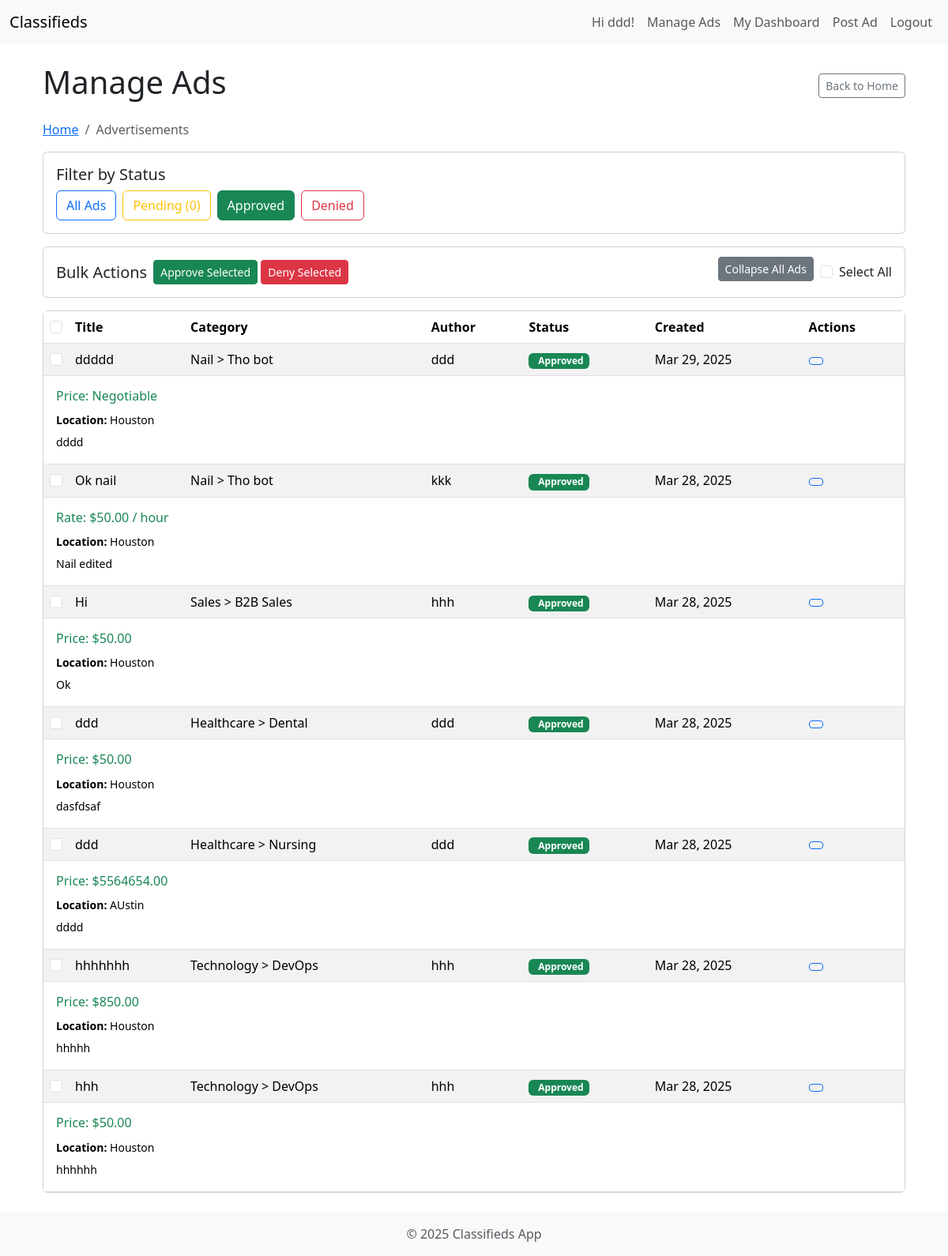
The app's page /manage/ads/?status=approved (signed in), older data.
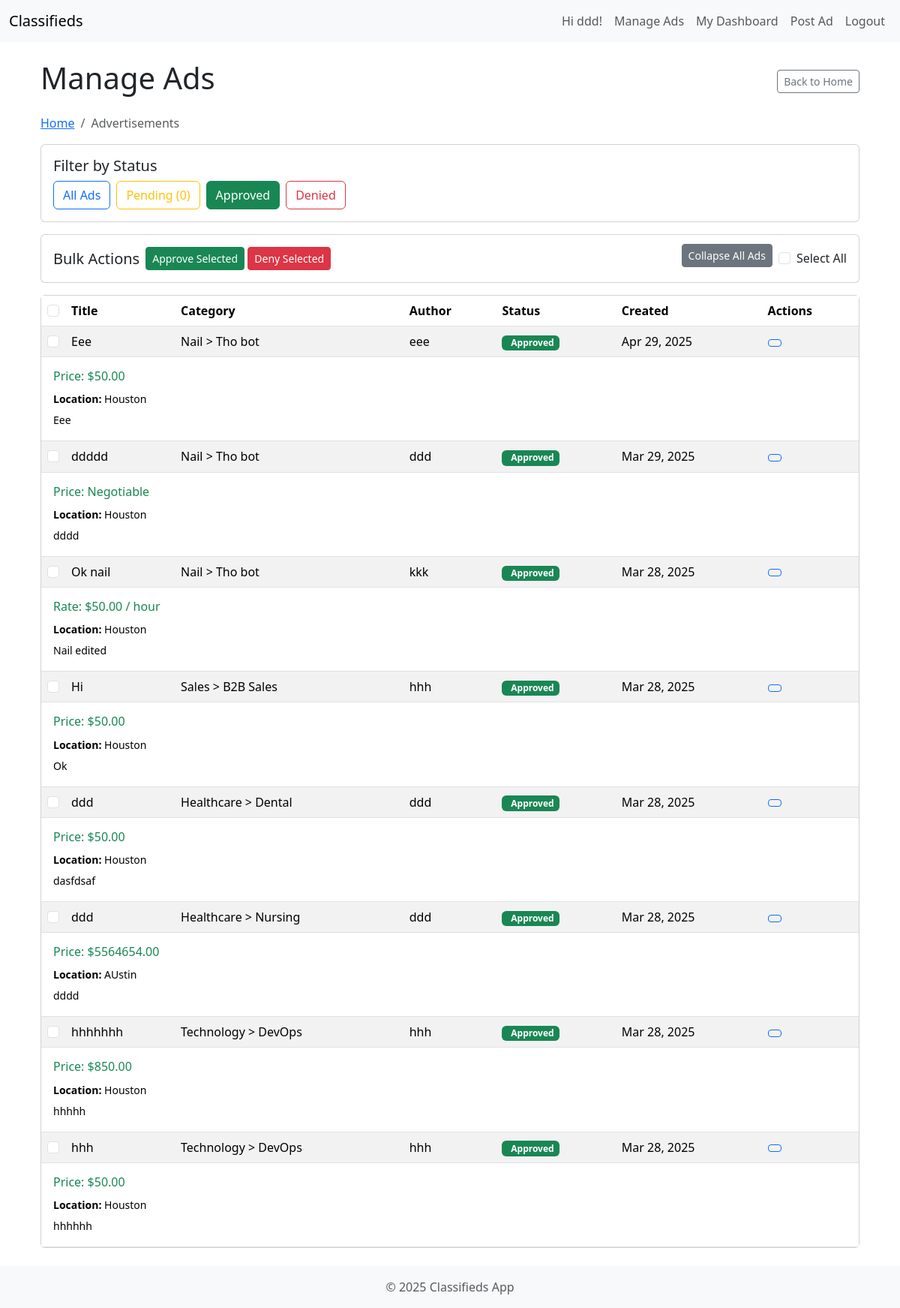
The same page, newer data.
### listings/models.py (models this page shows, shortened)
class Ad(models.Model):
    STATUS_PENDING = 'pending'
    STATUS_APPROVED = 'approved'
    STATUS_DENIED = 'denied'
    STATUS_CHOICES = [
        (STATUS_PENDING, 'Pending Approval'),
        (STATUS_APPROVED, 'Approved'),
        (STATUS_DENIED, 'Denied'),
    ]
    PRICE_TYPE_FIXED = 'fixed'
    PRICE_TYPE_PER_HOUR = 'per_hour'
    PRICE_TYPE_NEGOTIABLE = 'negotiable'
    PRICE_TYPE_FREE = 'free' # Added Free as an option
    PRICE_TYPE_CHOICES = [
        (PRICE_TYPE_FIXED, 'Fixed Price'),
        (PRICE_TYPE_PER_HOUR, 'Per Hour'),
        (PRICE_TYPE_NEGOTIABLE, 'Negotiable'),
        (PRICE_TYPE_FREE, 'Free'),
    ]
    title = models.CharField(max_length=200)
    description = models.TextField()
    price_type = models.CharField(
        max_length=10,
        choices=PRICE_TYPE_CHOICES,
        default=PRICE_TYPE_FIXED
    )
    price = models.DecimalField(max_digits=10, decimal_places=2, blank=True, null=True) # Keep allowing null
    location = models.CharField(max_length=150, blank=True, null=True)
    category = models.ForeignKey(Category, on_delete=models.SET_NULL, null=True, related_name='ads')
    subcategory = models.ForeignKey(SubCategory, on_delete=models.SET_NULL, null=True, related_name='ads')
    author = models.ForeignKey(User, on_delete=models.CASCADE, related_name='ads')
    status = models.CharField(max_length=10, choices=STATUS_CHOICES, default=STATUS_PENDING)
    created_at = models.DateTimeField(auto_now_add=True)
    updated_at = models.DateTimeField(auto_now=True)
    class Meta:
        ordering = ['-created_at'] # Show newest ads first by default

class Category(models.Model):
    name = models.CharField(max_length=100, unique=True)
    slug = models.SlugField(max_length=110, unique=True, blank=True)
    description = models.TextField(blank=True, null=True)
    class Meta:
        verbose_name_plural = "Categories" # Correct pluralization in admin

class SubCategory(models.Model):
    category = models.ForeignKey(Category, on_delete=models.CASCADE, related_name='subcategories')
    name = models.CharField(max_length=100)
    slug = models.SlugField(max_length=110, unique=True, blank=True)
    description = models.TextField(blank=True, null=True)
    class Meta:
        verbose_name_plural = "Subcategories"
        unique_together = ('category', 'name') # Ensure unique subcategory names within a category

### listings/views.py (the view, shortened to what this page needs)
# urls.py: path('manage/ads/', AdminAdListView.as_view(), name='admin_ad_list'),
class AdminAdListView(LoginRequiredMixin, UserPassesTestMixin, ListView): # Changed mixins
    model = Ad
    template_name = 'listings/admin/ad_list.html'
    context_object_name = 'ads'
    paginate_by = 20  # Show 20 ads per page
    def test_func(self):
        return self.request.user.is_superuser or getattr(self.request.user, 'is_moderator', False)
    def get_queryset(self):
        queryset = Ad.objects.all().order_by('-created_at')
        status = self.request.GET.get('status')
        if status in [Ad.STATUS_APPROVED, Ad.STATUS_DENIED]:
            queryset = queryset.filter(status=status)
        else: # Default to pending if status is empty, 'pending', or invalid
            queryset = queryset.filter(status=Ad.STATUS_PENDING)
        return queryset
    def get_context_data(self, **kwargs):
        context = super().get_context_data(**kwargs)
        status = self.request.GET.get('status')
        if status in [Ad.STATUS_APPROVED, Ad.STATUS_DENIED]:
            context['status_filter'] = status
        else: # Default to pending if status is empty, 'pending', or invalid
            context['status_filter'] = Ad.STATUS_PENDING
        context['pending_count'] = Ad.objects.filter(status=Ad.STATUS_PENDING).count()
        context['STATUS_PENDING'] = Ad.STATUS_PENDING
        context['STATUS_APPROVED'] = Ad.STATUS_APPROVED
        context['STATUS_DENIED'] = Ad.STATUS_DENIED
        return context

### templates/listings/admin/ad_list.html (shortened to what this page needs)
{% extends "base.html" %}
{% block content %}
<div class="container-fluid mt-4">
    <div class="d-flex justify-content-between align-items-center mb-3 flex-wrap">
        <h1>Manage Ads</h1>
        <a href="{% if user.is_superuser %}{% url 'ads_management' %}{% else %}{% url 'home' %}{% endif %}" class="btn btn-outline-secondary btn-sm">{% if user.is_superuser %}Back to Management{% else %}Back to Home{% endif %}</a>
    </div>
    <nav aria-label="breadcrumb">
        <ol class="breadcrumb">
            <li class="breadcrumb-item"><a href="{% if user.is_superuser %}{% url 'ads_management' %}{% else %}{% url 'home' %}{% endif %}">{% if user.is_superuser %}Ads Management{% else %}Home{% endif %}</a></li>
            <li class="breadcrumb-item active" aria-current="page">Advertisements</li>
        </ol>
    </nav>
    <div class="card mb-3">
        <div class="card-body">
            <h5 class="card-title">Filter by Status</h5>
            <div class="d-flex flex-wrap gap-2">
                <a href="{% url 'admin_ad_list' %}" class="btn {% if not status_filter %}btn-primary{% else %}btn-outline-primary{% endif %}">
                    All Ads
                </a>
                <a href="{% url 'admin_ad_list' %}?status={{ STATUS_PENDING }}" class="btn {% if status_filter == STATUS_PENDING %}btn-warning{% else %}btn-outline-warning{% endif %}">
                    Pending ({{ pending_count }})
                </a>
                <a href="{% url 'admin_ad_list' %}?status={{ STATUS_APPROVED }}" class="btn {% if status_filter == STATUS_APPROVED %}btn-success{% else %}btn-outline-success{% endif %}">
                    Approved
                </a>
                <a href="{% url 'admin_ad_list' %}?status={{ STATUS_DENIED }}" class="btn {% if status_filter == STATUS_DENIED %}btn-danger{% else %}btn-outline-danger{% endif %}">
                    Denied
                </a>
            </div>
        </div>
    </div>
    <form method="post" id="ad-management-form">
        <div class="card mb-3">
            <div class="card-body">
                <div class="row g-2 align-items-center">
                    <div class="col-md-auto">
                         <h5 class="card-title mb-0">Bulk Actions</h5>
                    </div>
                     <div class="col-md">
                        <div class="d-grid gap-2 d-md-block">
                            <button type="submit" name="action" value="approve_selected" class="btn btn-sm btn-success" onclick="return confirm('Are you sure you want to approve the selected ads?')">
                                Approve Selected
                            </button>
                            <button type="submit" name="action" value="deny_selected" class="btn btn-sm btn-danger" onclick="return confirm('Are you sure you want to deny the selected ads?')">
                                Deny Selected
                            </button>
                        </div>
                    </div>
                    <div class="col-12 col-md-auto mt-2 mt-md-0">
                        <button type="button" id="toggle-all-details" class="btn btn-sm btn-secondary">Collapse All Ads</button>
                    </div>
                    <div class="col-12 col-md-auto d-none d-md-block">
                         <div class="form-check">
                             <input type="checkbox" id="select-all-table" class="form-check-input ad-select-all">
                             <label for="select-all-table" class="form-check-label">Select All</label>
                         </div>
                    </div>
                </div>
            </div>
        </div>
        <div class="card d-none d-md-block mb-3">
            <div class="card-body p-0">
                {% if ads %}
                    <div class="table-responsive">
                        <table class="table table-striped table-hover mb-0">
                            <thead>
                                <tr>
                                    <th style="width: 1%;"><input type="checkbox" id="select-all-proxy-table" class="form-check-input ad-select-all"></th>
                                    <th>Title</th>
                                    <th>Category</th>
                                    <th>Author</th>
                                    <th>Status</th>
                                    <th>Created</th>
                                    <th>Actions</th>
                                </tr>
                            </thead>
                            <tbody>
                                {% for ad in ads %}
                                    <tr class="ad-row-main {% if ad.status == ad.STATUS_PENDING %}table-warning{% elif ad.status == ad.STATUS_DENIED %}table-danger{% endif %}"
                                        data-bs-toggle="collapse"
                                        data-bs-target="#details-{{ ad.pk }}"
                                        aria-expanded="true"
                                        aria-controls="details-{{ ad.pk }}"
                                        style="cursor: pointer;">
                                        <td><input type="checkbox" name="selected_ads" value="{{ ad.id }}" class="form-check-input ad-checkbox" onclick="event.stopPropagation();"></td>
                                        <td>{{ ad.title }}</td>
                                        <td>
                                            {{ ad.category.name }}
                                            {% if ad.subcategory %}> {{ ad.subcategory.name }}{% endif %}
                                        </td>
                                        <td>{{ ad.author.username }}</td>
                                        <td>
                                            {% include "listings/partials/status_badge.html" with status=ad.status %}
                                        </td>
                                        <td>{{ ad.created_at|date:"M d, Y" }}</td>
                                        <td onclick="event.stopPropagation();">
                                            <a href="{% url 'ad_detail' ad.pk %}" class="btn btn-sm btn-outline-primary" title="View"></a>
                                        </td>
                                    </tr>
                                    <tr class="ad-row-details collapse show ad-details-collapse" id="details-{{ ad.pk }}">
                                        <td colspan="7" class="p-3">
                                            <h6 class="text-success">
                                                {% if ad.price_type == ad.PRICE_TYPE_FIXED %}Price: ${{ ad.price|floatformat:2 }}{% endif %}
                                                {% if ad.price_type == ad.PRICE_TYPE_PER_HOUR %}Rate: ${{ ad.price|floatformat:2 }} / hour{% endif %}
                                                {% if ad.price_type == ad.PRICE_TYPE_NEGOTIABLE %}Price: Negotiable{% endif %}
                                            </h6>
                                            {% if ad.location %}<p class="mb-1"><small><strong>Location:</strong> {{ ad.location }}</small></p>{% endif %}
                                            <p class="mb-0"><small>{{ ad.description|linebreaksbr }}</small></p>
                                        </td>
                                    </tr>
                                {% endfor %}
                            </tbody>
                        </table>
                    </div>
                {% else %}
                    <p class="text-center p-3">No advertisements found matching the current filter.</p>
                {% endif %}
            </div>
        </div>
    </form>
</div>
{% endblock content %}

### templates/base.html (shortened to what this page needs)
<!doctype html>
<html lang="en">
{% load static %}
<head>
    <link href="https://cdn.jsdelivr.net/npm/bootstrap@5.3.3/dist/css/bootstrap.min.css" rel="stylesheet">
</head>
<body>
    <nav class="navbar navbar-expand-lg navbar-light bg-light mb-4">
        <div class="container-fluid">
            <a class="navbar-brand" href="{% url 'home' %}">Classifieds</a>
            <div class="collapse navbar-collapse" id="navbarNav">
                <ul class="navbar-nav ms-auto">
                    {% if user.is_authenticated %}
                        <li class="nav-item">
                            <span class="nav-link">Hi {{ user.username }}!</span>
                        </li>
                        {% if user.is_superuser or user.is_moderator %}
                        <li class="nav-item">
                            {% if user.is_superuser %}
                                <a class="nav-link" href="{% url 'ads_management' %}">Manage Site</a>
                            {% else %}
                                <a class="nav-link" href="{% url 'admin_ad_list' %}">Manage Ads</a>
                            {% endif %}
                        </li>
                        {% endif %}
                        <li class="nav-item">
                            <a class="nav-link" href="{% url 'user_dashboard' %}">My Dashboard</a>
                        </li>
                        <li class="nav-item">
                            <a class="nav-link" href="{% url 'ad_create' %}">Post Ad</a>
                        </li>
                        <li class="nav-item">
                            <form method="post" action="{% url 'logout' %}">
                                <button type="submit" class="btn btn-link nav-link">Logout</button>
                            </form>
                        </li>
                    {% endif %}
                </ul>
            </div>
        </div>
    </nav>
    <main class="container">
        {% block content %}{% endblock content %}
    </main>
    <footer class="mt-4 py-3 bg-light text-center">
        <div class="container">
            <span class="text-muted">© {% now "Y" %} Classifieds App</span>
        </div>
    </footer>
</body>
</html>

### templates/listings/partials/status_badge.html (shortened to what this page needs)
{% if status == 'pending' %}
    <span class="badge bg-warning text-dark"><i class="bi bi-clock-history me-1"></i>Pending</span>
{% elif status == 'approved' %}
    <span class="badge bg-success">Approved</span>
{% elif status == 'denied' %}
    <span class="badge bg-danger"><i class="bi bi-x-octagon-fill me-1"></i>Denied</span>
{% else %}
     <span class="badge bg-secondary">{{ status|default:'Unknown' }}</span>
{% endif %}

Row changes from the older to the newer data that the page shows:
added Ad: title "Eee", category.name "Nail", subcategory.name "Tho bot", author.username "eee", status "Approved", created_at "Apr 29, 2025", price "50.00", location "Houston", description "Eee"
